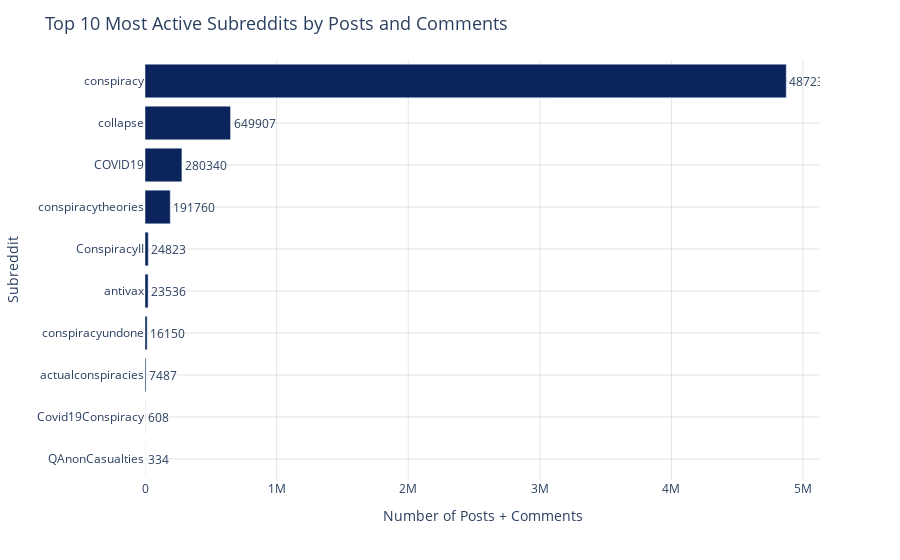

The notebook cell this image was saved under:
### Markdown cell above
#### **Q5** Which are the top 10 most active subreddits by number of posts/comments?
Mapping activity levels across subreddits makes it possible to pinpoint where conspiracy discussions were most intense and which communities played a central role in shaping discourse.

### Code cell
subreddit_counts = df["subreddit"].value_counts().head(10).reset_index()
subreddit_counts.columns = ["Subreddit", "Count"]

fig = px.bar(
    subreddit_counts,
    x="Count",
    y="Subreddit",
    orientation="h",
    text="Count",
    color_discrete_sequence=[colors[0]]
)

fig.update_layout(
    title="Top 10 Most Active Subreddits by Posts and Comments",
    xaxis_title="Number of Posts + Comments",
    yaxis_title="Subreddit",
    showlegend=False,
    plot_bgcolor="white",
    title_font_size=18,
    xaxis=dict(
        showgrid=True,
        gridcolor="rgba(0,0,0,0.1)",
        gridwidth=1,
        zeroline=False
    ),
    yaxis=dict(
        autorange="reversed",
        showgrid=True,
        gridcolor="rgba(0,0,0,0.1)",
        gridwidth=1,
        zeroline=False
    )
)
fig.update_traces(textposition="outside")
fig.show()

### Figure 1 — Plotly figure (JSON) as saved in the notebook; plotly's stock layout.template omitted (floating-point values rounded to 4 significant figures)
{"data": [{"hovertemplate": "Count=%{text}<br>Subreddit=%{y}<extra></extra>", "legendgroup": "", "marker": {"color": "#0b255c", "pattern": {"shape": ""}}, "name": "", "orientation": "h", "showlegend": false, "text": [4872000.0, 649900.0, 280300.0, 191800.0, 24820.0, 23540.0, 16150.0, 7487.0, 608.0, 334.0], "textposition": "outside", "type": "bar", "x": [4872332, 649907, 280340, 191760, 24823, 23536, 16150, 7487, 608, 334], "xaxis": "x", "y": ["conspiracy", "collapse", "COVID19", "conspiracytheories", "ConspiracyII", "antivax", "conspiracyundone", "actualconspiracies", "Covid19Conspiracy", "QAnonCasualties"], "yaxis": "y"}], "layout": {"barmode": "relative", "legend": {"tracegroupgap": 0}, "margin": {"t": 60}, "plot_bgcolor": "white", "showlegend": false, "title": {"font": {"size": 18}, "text": "Top 10 Most Active Subreddits by Posts and Comments"}, "xaxis": {"anchor": "y", "domain": [0, 1], "gridcolor": "rgba(0,0,0,0.1)", "gridwidth": 1, "showgrid": true, "title": {"text": "Number of Posts + Comments"}, "zeroline": false}, "yaxis": {"anchor": "x", "autorange": "reversed", "domain": [0, 1], "gridcolor": "rgba(0,0,0,0.1)", "gridwidth": 1, "showgrid": true, "title": {"text": "Subreddit"}, "zeroline": false}}}
